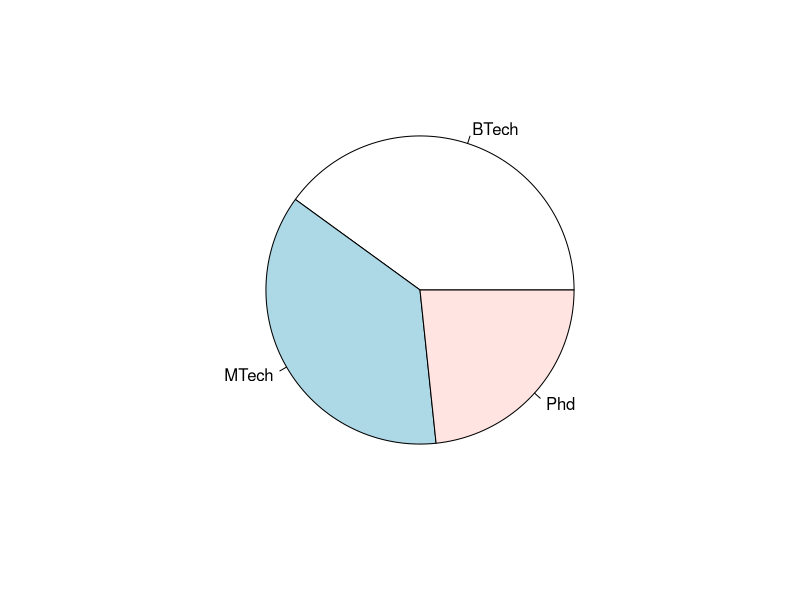
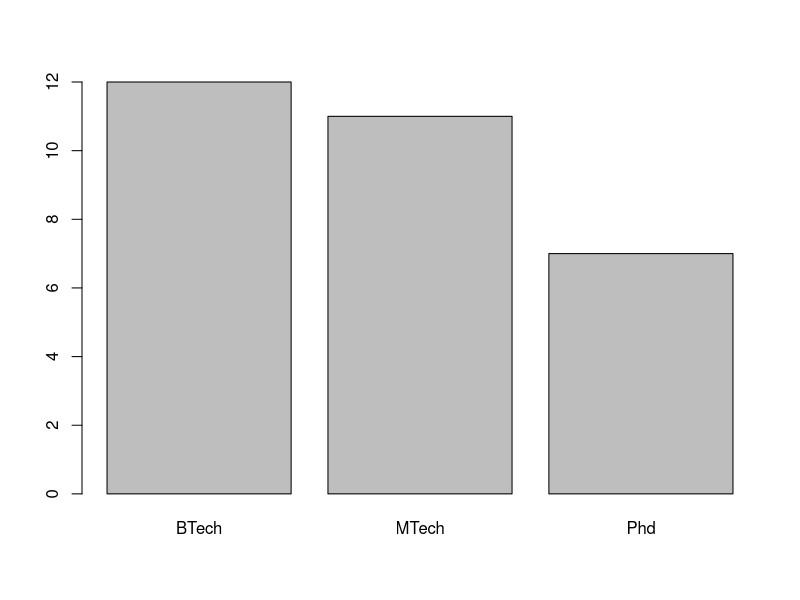
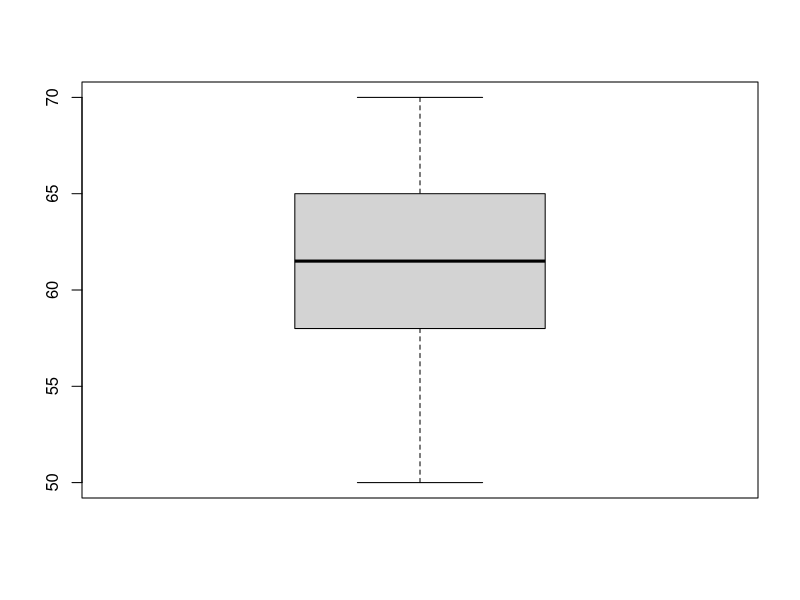
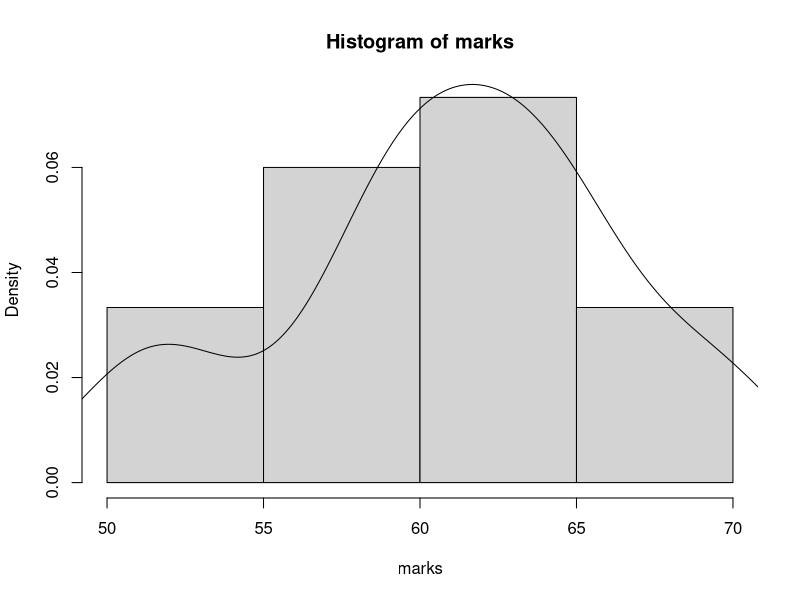

Write the R code that produced these figures, in order. (Note: this script raises an error after producing the figures.)

(rollno = paste('S',1:30, sep='-'))
#sname = c('S1', 'S2', 'S3')
(sname = paste0('Student',1:30,'- ', 'xyz'))
(gender = sample(c('M','F'), size=30, replace=T, prob=c(.6, .4)))
table(gender)
(age = floor(runif(30, 21, 50)))
(course = sample(c('BTech','MTech','Phd'), size=30, replace=T, prob=c(.5, .3, .2)))
table(course)
pie(table(course))
barplot(table(course))
(marks = round(rnorm(30, 60, 5)))
boxplot(marks)
hist(marks, freq=F)
lines(density(marks))
(married = sample(c(TRUE, FALSE), replace=T, size=30, prob=c(.1,.9)))
table(married)
df = data.frame(rollno, sname, age, course, gender, marks, married)
df

#str, dim, class, summary
str(df)
#filter
df$rollno
df$sname
df[,c(1,2)]


#export to csv
write.csv(df, './data/pumba.csv', row.names = F)
